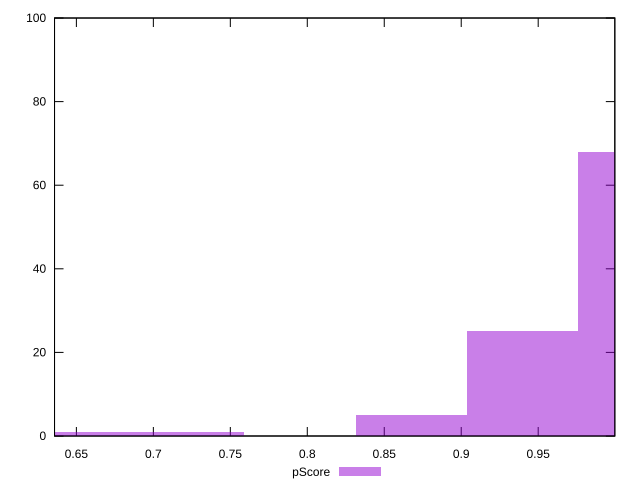

Recreate this plot in gnuplot.
reset

$pScore <<EOF
1.0120577770641421 68
0.9397679358452748 25
0.8674780946264076 5
0.6506085709698056 1
0.7228984121886729 1
EOF

set key outside below
set boxwidth 0.07228984121886729
set xrange [0.6358054731913492:0.9997808543380344]
set yrange [0:100]
set trange [0:100]
set style fill transparent solid 0.5 noborder
set terminal svg size 640, 490 enhanced background rgb 'white'
set output "report_00014_2021-02-09T15:56:05.503Z/bootup-time/samples/pages+cached+noadtech+nomedia+nocss/pScore/histogram.svg"

plot $pScore title "pScore" with boxes

reset
